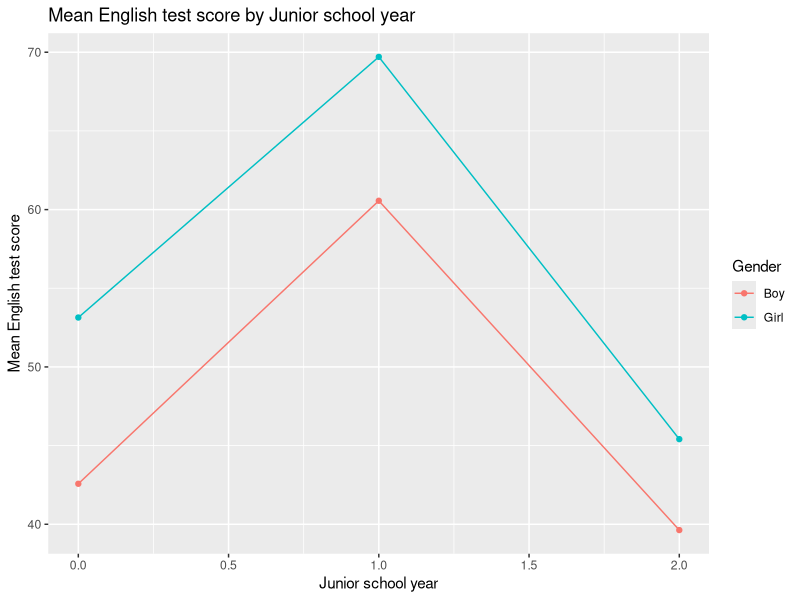
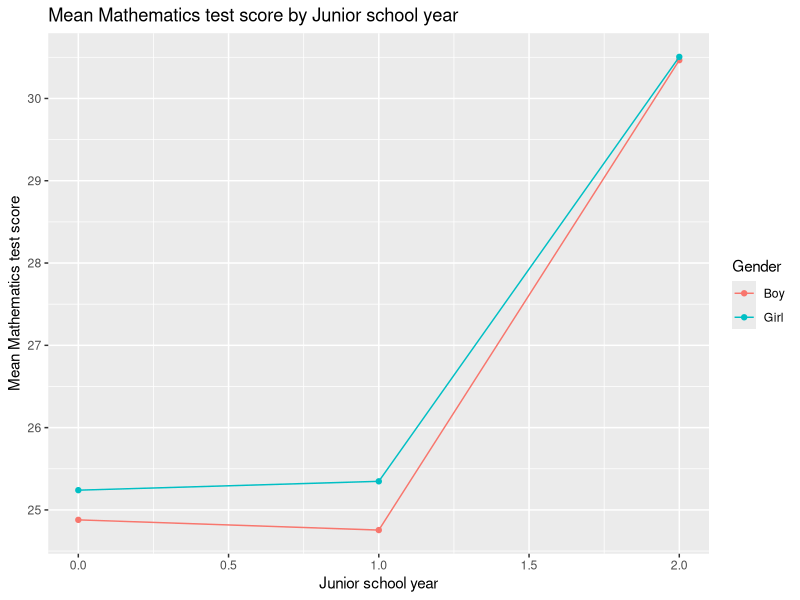
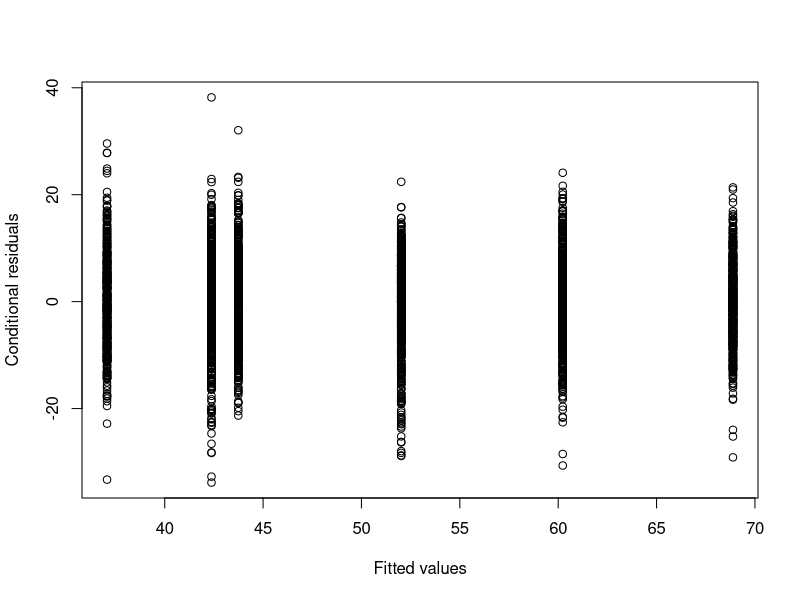
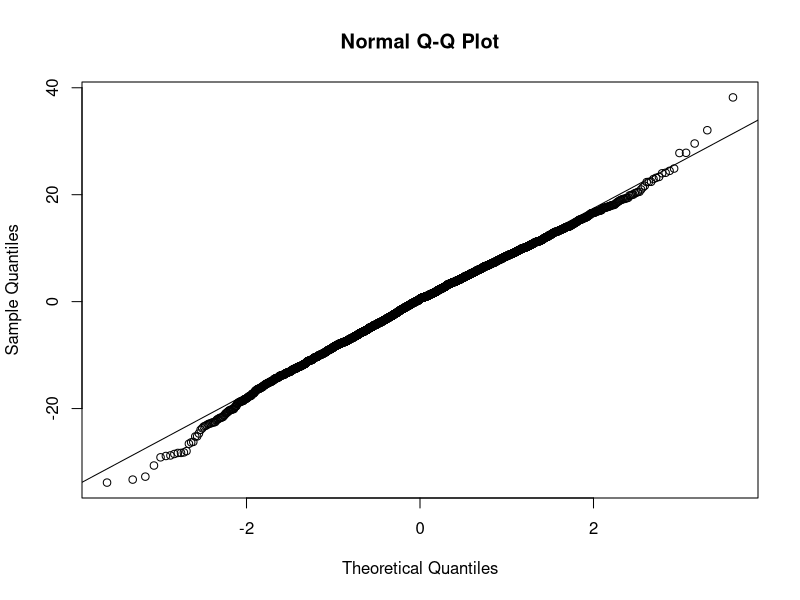

These figures' R source, in order:

# Load the required libraries
library(dplyr)
library(ggplot2)
library(lmerTest)

jsp_data <- read.csv("downloads/jsp_data.csv")

# Convert all character variables into factors
jsp_data <- jsp_data %>%
  mutate_if(is.character, as.factor)

# Inspect the structure of the dataset
str(jsp_data)

###

# str(jsp_data)
# 'data.frame':	3236 obs. of  8 variables:
#   $ School               : int  1 1 1 1 1 1 1 1 1 1 ...
# $ Class                : int  1 1 1 1 1 1 1 1 1 1 ...
# $ Gender               : Factor w/ 2 levels "Boy","Girl": 2 2 2 1 1 1 1 1 1 1 ...
# $ Ravens.test.in.year.1: int  23 23 23 15 15 22 22 22 14 14 ...
# $ Student.ID           : int  1 1 1 2 2 3 3 3 4 4 ...
# $ English.test         : int  72 80 39 7 17 88 89 83 12 25 ...
# $ Mathematics.test     : int  23 24 23 14 11 36 32 39 24 26 ...
# $ Junior.school.year   : int  0 1 2 0 1 0 1 2 0 1 ...

###

# Add a factor variable version of Junior.school.year
jsp_data <- jsp_data %>%
  mutate(Junior.school.year.factor = factor(Junior.school.year))

### Exploratory data analysis

# Summarize the nesting of students within schools
jsp_data %>%
  group_by(School) %>%
  summarise(n_students = n_distinct(Student.ID))

# Group the data by Junior.school.year (numeric) and Gender, and calculate the mean English test score and stoe in a differrnt r object
data_grouped <- jsp_data %>%
  group_by(Junior.school.year, Gender) %>%
  summarise(mean_English_test = mean(English.test, na.rm = TRUE),
            sd_English_test = sd(English.test, na.rm = TRUE),
            mean_Mathematics_test = mean(Mathematics.test, na.rm = TRUE),
            sd_Mathematics_test = sd(Mathematics.test, na.rm = TRUE),
            n = n())

# Plot the mean English test score by Junior.school.year and colour by Gender
data_grouped %>%
  ggplot(aes(x = Junior.school.year, y = mean_English_test, color = Gender)) +
  geom_point() +
  geom_line() +
  labs(
    title = "Mean English test score by Junior school year",
    x = "Junior school year",
    y = "Mean English test score"
  )

# Plot the mean mathematics test score by Junior.school and colour by Gender
data_grouped %>%
  ggplot(aes(x = Junior.school.year, y = mean_Mathematics_test, color = Gender)) +
  geom_point() +
  geom_line() +
  labs(
    title = "Mean Mathematics test score by Junior school year",
    x = "Junior school year",
    y = "Mean Mathematics test score"
  )


### Fit linear mixed effects models for the English test scores

# Fit the random intercept model wih nesting of students within schools, ignoring classes
model_ri <- lmer(English.test ~ Junior.school.year + (1 | School/Student.ID), data = jsp_data)
summary(model_ri)

model_ri_2 <- lmer(English.test ~ Junior.school.year.factor + (1 | School/Student.ID), data = jsp_data)
summary(model_ri_2)

model_ri_3 <- lmer(English.test ~ Junior.school.year.factor*Gender + (1 | School/Student.ID), data = jsp_data)
summary(model_ri_3)

anova(model_ri_3) # Significant interaction between Junior.school

# Create a scatter plot of the conditional residuals agianst the linear predictor (fiited vakue)
conditional.residuals <- resid(model_ri_3, type = "response")
linear.predictor <- predict(model_ri_3, re.form = NA)
plot(linear.predictor, conditional.residuals, xlab = "Fitted values", ylab = "Conditional residuals")

qqnorm(conditional.residuals)
qqline(conditional.residuals)

### Fit linear mixed effects models for the mathematics test scores

model_ri_math <- lmer(Mathematics.test ~ Junior.school.year + (1 | School/Student.ID), data = jsp_data)
summary(model_ri_math)

model_ri_math.2 <- lmer(Mathematics.test ~ Junior.school.year * Gender + (1 | School/Student.ID), data = jsp_data)
summary(model_ri_math.2)

model_ri_math.3 <- lmer(Mathematics.test ~ Junior.school.year * Gender + (1 | Student.ID), data = jsp_data)
summary(model_ri_math.3)

anova(model_ri_math.2, model_ri_math.3)
